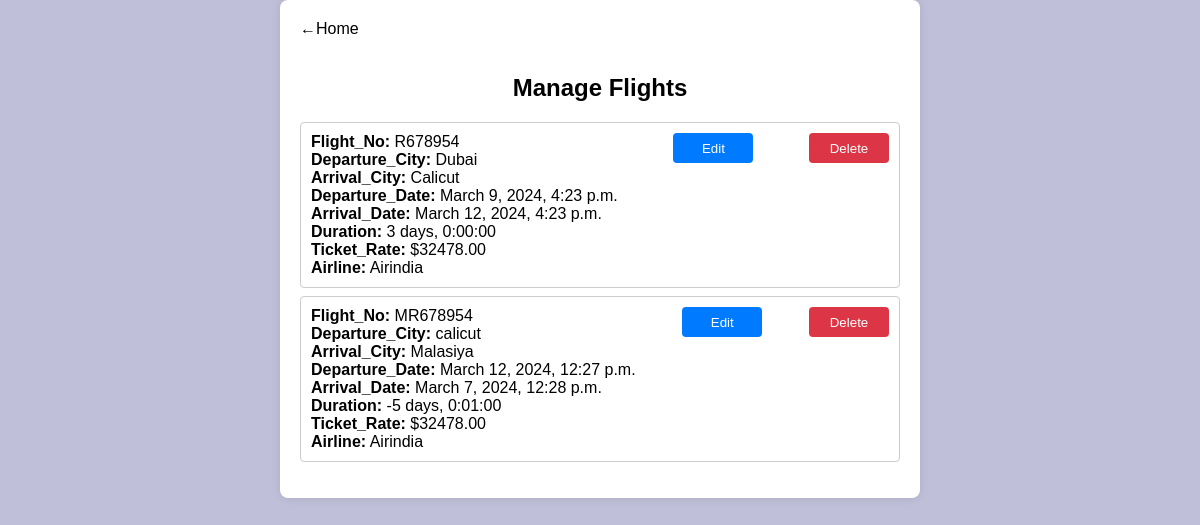
The page /manage_flights/ on the database its author committed.
### Toursapp/models.py (models this page shows, shortened)
class Flight(models.Model):
    flight_no=models.CharField(max_length=250)
    departure_city=models.CharField(max_length=250)
    arrival_city=models.CharField(max_length=250)
    departure_date=models.DateTimeField()
    arrival_date=models.DateTimeField()
    duration=models.DurationField()
    tickate_rate=models.DecimalField(max_digits=10,decimal_places=2)
    airline=models.CharField(max_length=250)

### Toursapp/views.py (the view)
# urls.py: path('manage_flights/', manage_flights, name='manage_flights'),
def manage_flights(request):
    flights = Flight.objects.all()
    return render(request, 'flightmanage.html', {'flights': flights})

### templates/flightmanage.html (shortened to what this page needs)
<!DOCTYPE html>
<html lang="en">
<head>
</head>
<body>
<form method="post" action="{% url 'manage_flights' %}">
<div class="container">
        <a href="{% url 'admin_panel' %}" class="back-link">&#8592;Home</a>
    <h2>Manage Flights</h2>
    <ul>
        {% for flight in flights %}
            <li>
                <div class="flight-info">
                    <div>
                        <strong>Flight_No:</strong> {{ flight.flight_no }}<br>
                        <strong>Departure_City:</strong> {{ flight.departure_city }}<br>
                        <strong>Arrival_City:</strong> {{ flight.arrival_city }}<br>
                        <strong>Departure_Date:</strong> {{ flight.departure_date }}<br>
                        <strong>Arrival_Date:</strong> {{ flight.arrival_date }}<br>
                        <strong>Duration:</strong> {{ flight.duration }}<br>
                        <strong>Ticket_Rate:</strong> ${{ flight.tickate_rate }}<br>
                        <strong>Airline:</strong> {{ flight.airline }}<br>
                    </div>
                    <button class="edit-button"><a href="{% url 'edit_flights' id=flight.id %}">Edit</a></button>
                    <button class="delete-button"><a href="{% url 'delete_flights' id=flight.id %}">Delete</a></button>
                </div>
            </li>
        {% endfor %}
    </ul>
</div>
</form>
</body>
</html>

### templates/flightmanage.html (style rules this page uses)
body { font-family: 'Arial', sans-serif; background-color: #bfbfd9; background-image: url(https://th.bing.com/th/id/OIP.nG2Y-Gt1gjE9nB0e54qO9gHaEI?w=283&h=180&c=7&r=0&o=5&pid=1.7); margin: 0; padding: 0; display: flex; justify-content: center; align-items: center; }
.container { background-color: #ffffff; padding: 20px; border-radius: 8px; box-shadow: 0 0 10px rgba(0, 0, 0, 0.1); width:600px; }
h2 { text-align: center; }
ul { list-style-type: none; padding: 0; }
li { border: 1px solid #ccc; border-radius: 4px; margin-bottom: 8px; padding: 10px; background-color: #fff; }
.flight-info { display: flex; justify-content: space-between; }
.edit-button, .delete-button { background-color: #007bff; color: #fff; border: none; padding: 8px 16px; width: 80px; height: 30px; border-radius: 4px; cursor: pointer; margin-left: 10px; }
.delete-button { background-color: #dc3545; }
a { text-decoration:none; color:white; }
.back-link { text-decoration: none; color:black; margin-bottom: 16px; display: inline-block; }

### rows shown on the page
Flight: flight_no "R678954", departure_city "Dubai", arrival_city "Calicut", departure_date "March 9, 2024, 4:23 p.m.", arrival_date "March 12, 2024, 4:23 p.m.", duration "3 days, 0:00:00", tickate_rate "32478.00", airline "Airindia"
Flight: flight_no "MR678954", departure_city "calicut", arrival_city "Malasiya", departure_date "March 12, 2024, 12:27 p.m.", arrival_date "March 7, 2024, 12:28 p.m.", duration "-5 days, 0:01:00", tickate_rate "32478.00", airline "Airindia"
